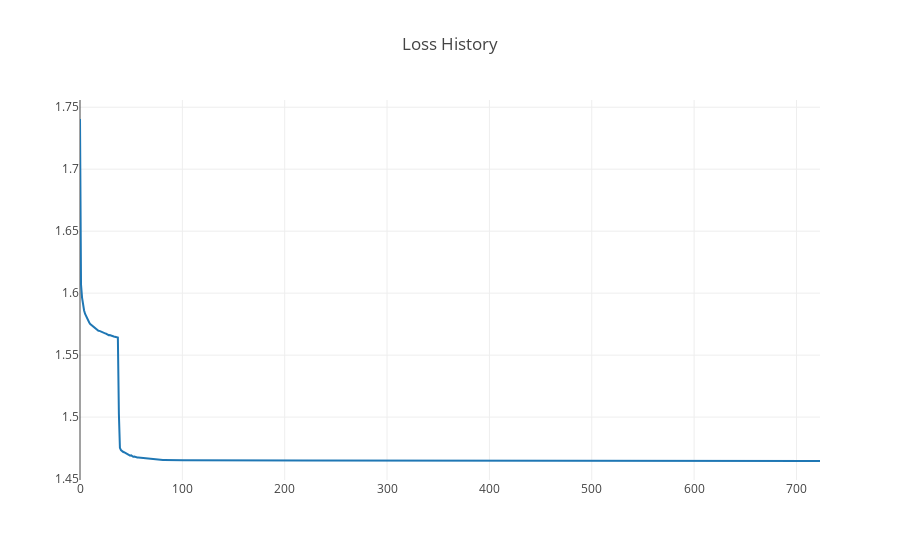

Notebook code for this chart:
### Code cell
plotly.offline.iplot({
    'data': [
        go.Scatter(
            y=loss_history
        )
    ],
    'layout': go.Layout(title='Loss History')
})

### Figure 1 — Plotly figure (JSON) as saved in the notebook; plotly's stock layout.template omitted (floating-point values rounded to 4 significant figures; data arrays with more than 128 entries replaced by an {"elided": "..."} marker saying what was removed)
{"data": [{"type": "scatter", "y": {"elided": "724 float values"}}], "layout": {"title": "Loss History"}}
